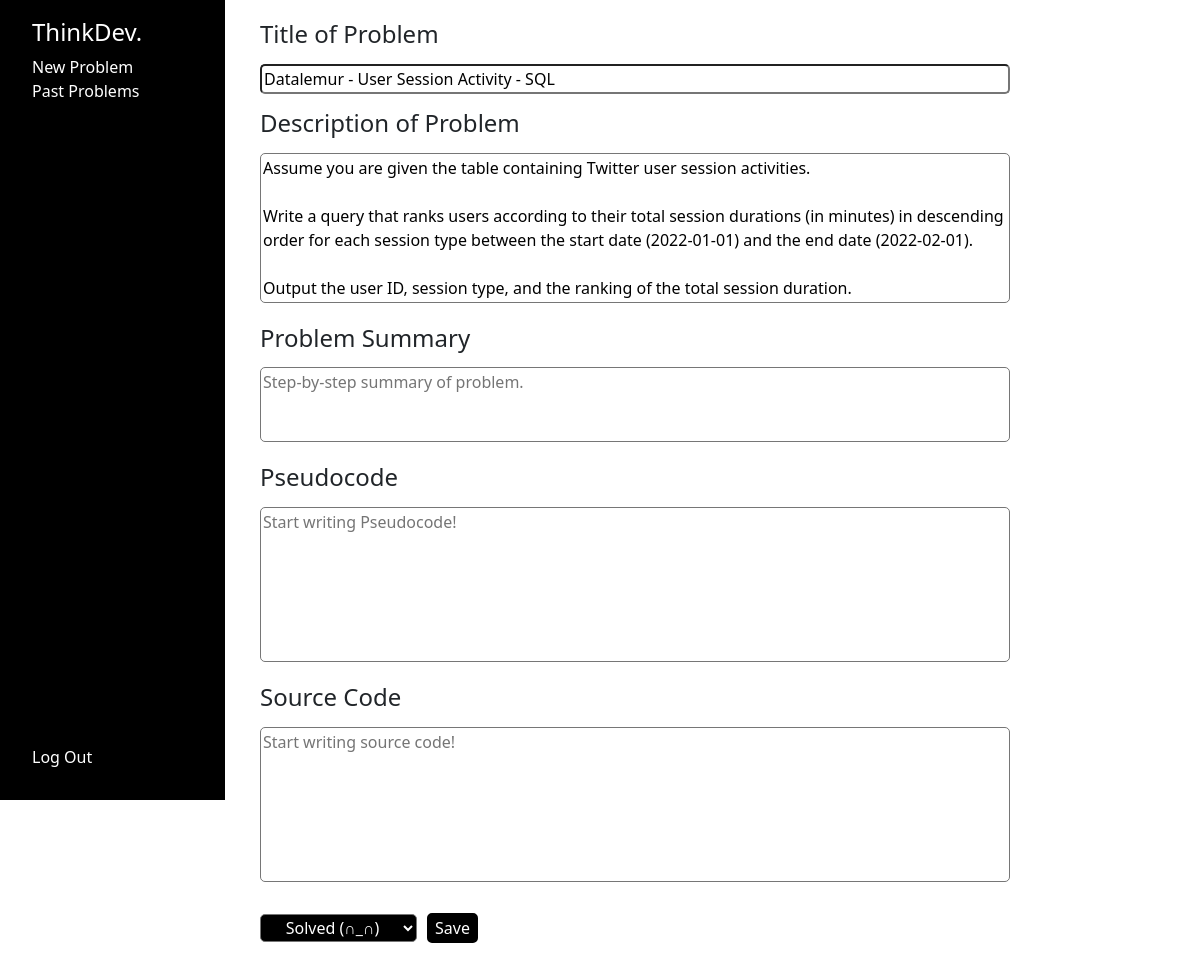
Screenshot of /problemlog/edit/82 (signed in) with the database file from the repository.
### problemlog/models.py (models this page shows)
class Problems(models.Model):
    username = models.CharField(max_length=255)
    problem_title = models.CharField(max_length=10000)
    problem_description = models.CharField(max_length=10000)
    problem_summary = models.CharField(max_length=10000)
    pseudo_code = models.CharField(max_length=10000)
    source_code = models.CharField(max_length=10000)
    solved = models.CharField(max_length=50)
    submit_time = models.DateTimeField(auto_now_add=True)

### problemlog/views.py (the view, shortened to what this page needs)
# urls.py: path("problemlog/edit/<int:id_entry>", views.problem_log_edit, name="problem_log_edit"),
@login_required
def problem_log_edit(request, id_entry):
    if request.POST.get("delete_button"):
        entry = Problems.objects.get(id=id_entry, username=request.user.username)
        entry.delete()
        return HttpResponseRedirect(reverse("log"))
    entry = Problems.objects.get(id=id_entry, username=request.user.username)
    return render(request, "problem-log.html",{
        "entry": entry
    })

### problemlog/templates/problem-log.html (shortened to what this page needs)
{% extends "layout.html" %}
{% load static %}
{% block body %}
<form method="POST">
    <h4 style="margin-bottom: 15px;">Title of Problem</h4>
    <input style="width: 750px; margin-bottom: 15px; border-radius: 5px;" id="title_of_problem" name="title_of_problem"
        type="text" autofocus value="{{entry.problem_title}}">
    <h4 style="margin-bottom: 15px;">Description of Problem</h4>
    <textarea placeholder="Brief description of problem."
        style="field-sizing: content; resize: none; min-width: 750px; max-width: 750px; margin-bottom: 15px; border-radius: 5px;"
        id="problem_description" name="problem_description">{{entry.problem_description}}</textarea>
    <h4 style="margin-bottom: 15px;">Problem Summary</h4>
    <textarea placeholder="Step-by-step summary of problem."
        style="field-sizing: content; resize: none; min-width: 750px; max-width: 750px; margin-bottom: 15px; border-radius: 5px; min-height: 75px;"
        id="problem_summary" name="problem_summary">{{entry.problem_summary}}</textarea>
    <h4 style="margin-bottom: 15px;">Pseudocode</h4>
    <textarea placeholder="Start writing Pseudocode!"
        style="field-sizing: content; resize: none; min-width: 750px; max-width: 750px; margin-bottom: 15px; border-radius: 5px; min-height: 155px;"
        id="pseudocode" name="pseudocode">{{entry.pseudo_code}}</textarea>
    <h4 style="margin-bottom: 15px;">Source Code</h4>
    <textarea placeholder="Start writing source code!"
        style="field-sizing: content; resize: none; min-width: 750px; max-width: 750px; margin-bottom: 15px; border-radius: 5px; min-height: 155px;"
        id="sourcecode" name="sourcecode">{{entry.source_code}}</textarea>
    <div style="display: flex; justify-content: left; align-items: center; margin-top: 10px; margin-bottom: 2%;">
        <select
            style="margin-right: 10px; text-align: center; border-radius: 5px; height: 28px; background-color: black; color: white;"
            name="solved_dropdown">
            {% if entry.solved == "Solved (∩_∩)" %}
            <option selected value="Solved (∩_∩)">Solved (∩_∩)</option>
            {% else %}
            <option value="Solved (∩_∩)">Solved (∩_∩)</option>
            <option selected value="Unsolved (✿◡‿◡)">Unsolved (✿◡‿◡)</option>
            {% endif %}
        </select>
        <input style="border-radius: 5px; background-color: black; color: white; border: 2px solid black;"
            name="save_problem_button" type="submit" value="Save">
    </div>
</form>
{% endblock %}

### problemlog/static/styles.css (style rules this page uses)
.sidebar_pages { height: 100%; width: 100%; display: grid; grid-template-columns: 225px 1fr; }

### rows the page displays
Problems: title_of_problem "Datalemur - User Session Activity - SQL", problem_description "Assume you are given the table containing Twitter user session activities. Write a query that ranks users according to their total session durations (in minutes) in descending order for each session type between the start date (2022-01-01) and the end date (2022-02-01). Output the user ID, session type, and the ranking of the total session duration.", solved_dropdown "Solved (∩_∩)"
